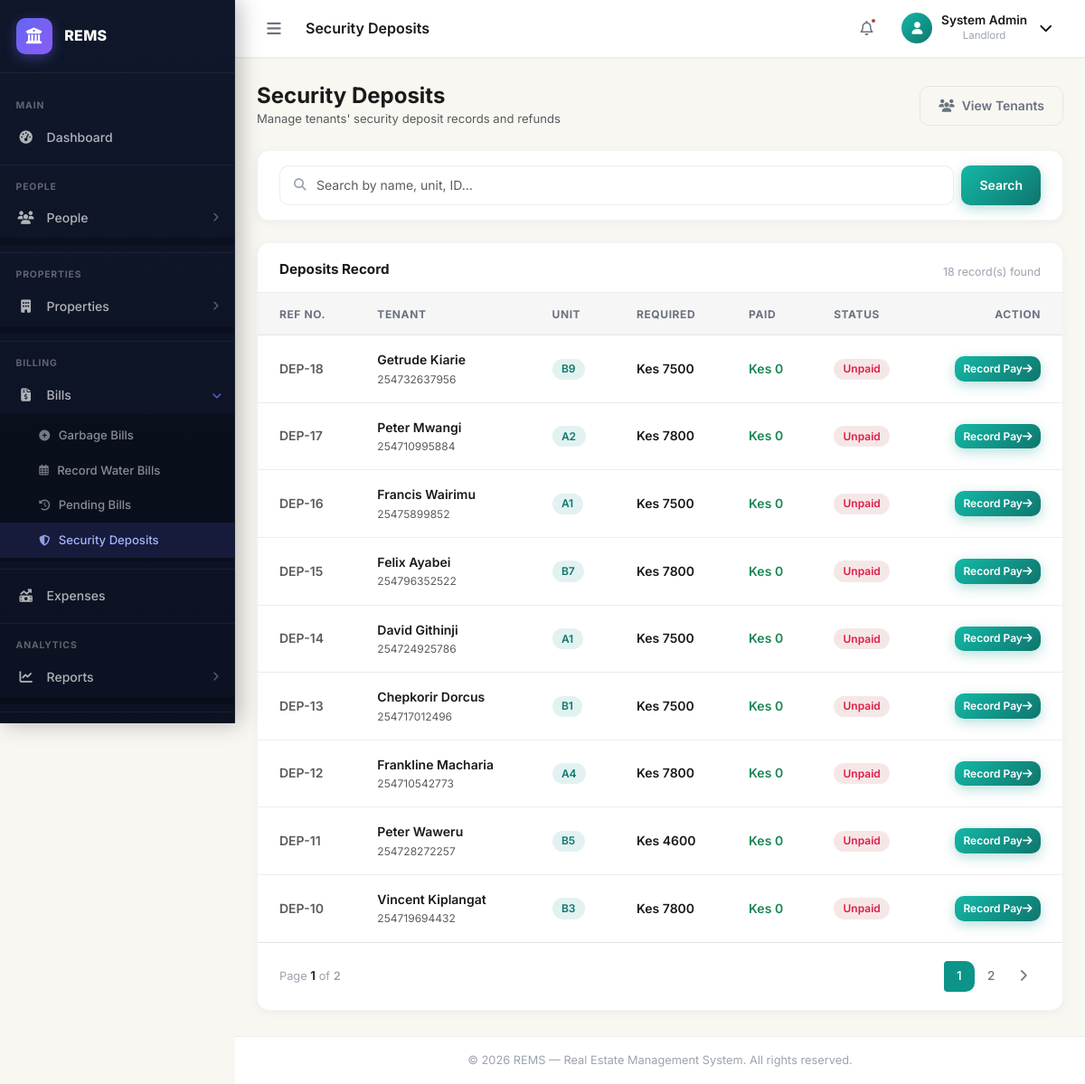
Page /payments/security-deposits/ (signed in) on the committed database.
### apps/users/models.py (models this page shows, shortened)
class User(AbstractUser, AbstractBaseModel):
    role = models.CharField(max_length=255, choices=UserRoles.choices(), default="Tenant")
    phone = models.CharField(max_length=255, blank=True, null=True)
    address = models.TextField(blank=True, null=True)
    city = models.CharField(max_length=255, blank=True, null=True)
    state = models.CharField(max_length=255, blank=True, null=True)
    zip_code = models.CharField(max_length=255, blank=True, null=True)
    country = models.CharField(max_length=255, blank=True, null=True)
    avatar = models.ImageField(upload_to="avatars/", blank=True, null=True)
    gender = models.CharField(max_length=255, blank=True, null=True)
    marital_status = models.CharField(max_length=255, blank=True, null=True)
    id_number = models.CharField(max_length=255, null=True, blank=True)
    firebase_uid = models.CharField(max_length=255, null=True, blank=True)
    profile_picture = models.URLField(max_length=255, null=True, blank=True)

### apps/payments/models.py (models this page shows, shortened)
class SecurityDeposit(AbstractBaseModel):
    unit = models.ForeignKey("properties.PropertyUnit", on_delete=models.SET_NULL, null=True, blank=True)
    tenant = models.ForeignKey("tenants.Tenant", on_delete=models.SET_NULL, null=True, blank=True)
    amount_expected = models.DecimalField(max_digits=10, decimal_places=2)
    amount_paid = models.DecimalField(max_digits=10, decimal_places=2, default=Decimal("0.00"))
    status = models.CharField(max_length=255, choices=PaymentStatuses.choices(), default=PaymentStatuses.PENDING.value)
    fully_paid = models.BooleanField(default=False)

### apps/tenants/models.py (models this page shows, shortened)
class Tenant(AbstractBaseModel):
    user = models.OneToOneField("users.User", on_delete=models.CASCADE)
    lease_date = models.DateField(null=True)
    move_in_date = models.DateField(null=True)
    status = models.CharField(max_length=255, default="Active")
    occupation = models.CharField(max_length=255, null=True, blank=True)
    lease_duration = models.CharField(max_length=255, null=True, blank=True)
    renews_every = models.CharField(max_length=255, null=True, blank=True)

### apps/properties/models.py (models this page shows, shortened)
class PropertyUnit(AbstractBaseModel):
    property = models.ForeignKey(Property, on_delete=models.CASCADE, related_name="propertyunits")
    name = models.CharField(max_length=255)
    rent = models.DecimalField(max_digits=10, decimal_places=2, default=Decimal("0.00"))
    is_occupied = models.BooleanField(default=False)
    floor = models.CharField(max_length=255, null=True, blank=True, default="1")  # models.PositiveIntegerField(default=1)
    unit_type = models.CharField(max_length=255, null=True, blank=True)
    tenant = models.OneToOneField("tenants.Tenant", on_delete=models.SET_NULL, null=True, blank=True, related_name="tenantunit")
    status = models.CharField(max_length=255, null=True, blank=True)
    security_deposit = models.DecimalField(max_digits=10, decimal_places=2, default=Decimal("0.00"))
    water_meter_number = models.CharField(max_length=255, null=True, blank=True)
    electricity_meter_number = models.CharField(max_length=255, null=True, blank=True)
    water_price = models.DecimalField(max_digits=10, decimal_places=2, default=Decimal("200.00"))

### apps/payments/views.py (the view)
# urls.py: path("security-deposits/", SecurityDepositsView.as_view(), name="security-deposits"),
class SecurityDepositsView(ListView):
    model = SecurityDeposit
    template_name = "security_deposits/security_deposits.html"
    context_object_name = "security_deposits"
    paginate_by = 9
    def get_queryset(self):
        queryset = super().get_queryset()
        search_query = self.request.GET.get("search", "")
        if search_query:
            queryset = queryset.filter(
                Q(id__icontains=search_query)
                | Q(tenant__user__first_name__icontains=search_query)
                | Q(unit__name__icontains=search_query)
            )
        return queryset.order_by("-created_at")
    def get_context_data(self, **kwargs):
        context = super().get_context_data(**kwargs)
        context["search_query"] = self.request.GET.get("search", "")
        context["payment_methods"] = PaymentMethods.choices()
        return context

### apps/core/constants.py (called while the page is built)
    @classmethod
    def choices(cls):
        return [(key.value, key.name) for key in cls]

### templates/security_deposits/security_deposits.html (shortened to what this page needs)
{% extends "base.html" %}
{% load static %}
{% block page_title %}Security Deposits{% endblock %}
{% block content %}
<div class="d-flex align-items-center justify-content-between mb-4 flex-wrap gap-2">
    <div>
        <h1 class="fs-4 fw-bold mb-0">Security Deposits</h1>
        <p class="text-muted mb-0" style="font-size:.82rem">Manage tenants' security deposit records and refunds</p>
    </div>
    <a href="{% url 'tenants' %}" class="rems-btn rems-btn--ghost">
        <i class="fa-solid fa-users me-2"></i> View Tenants
    </a>
</div>
<div class="rems-card mb-4">
    <div class="rems-card__body py-3">
        <form method="GET" class="d-flex gap-2 flex-wrap">
            <div class="search-wrap flex-grow-1">
                <i class="fa-solid fa-magnifying-glass search-icon"></i>
                <input type="text" name="search" value="{{ search_query }}" class="form-control search-input" placeholder="Search by name, unit, ID…">
            </div>
            <button type="submit" class="rems-btn rems-btn--primary">Search</button>
        </form>
    </div>
</div>
<div class="rems-card">
    <div class="rems-card__header">
        <h5 class="rems-card__title">Deposits Record</h5>
        <p class="rems-card__subtitle">{{ page_obj.paginator.count }} record(s) found</p>
    </div>
    <div class="table-responsive">
        <table class="rems-table">
            <thead>
                <tr>
                    <th>Ref No.</th>
                    <th>Tenant</th>
                    <th>Unit</th>
                    <th>Required</th>
                    <th>Paid</th>
                    <th>Status</th>
                    <th class="text-end">Action</th>
                </tr>
            </thead>
            <tbody>
                {% for deposit in security_deposits %}
                <tr>
                    <td class="text-muted fw-600">DEP-{{ deposit.id }}</td>
                    <td>
                        <div class="fw-600">{{ deposit.tenant.user.first_name }} {{ deposit.tenant.user.last_name }}</div>
                        <div class="text-muted" style="font-size:.75rem;">{{ deposit.tenant.user.phone|default:"—" }}</div>
                    </td>
                    <td><span class="rems-badge rems-badge--blue">{{ deposit.unit.name }}</span></td>
                    <td class="fw-600">Kes {{ deposit.amount_expected|floatformat:0 }}</td>
                    <td class="text-success fw-600">Kes {{ deposit.amount_paid|floatformat:0 }}</td>
                    <td>
                        {% if deposit.fully_paid %}
                            <span class="rems-badge rems-badge--green">Fully Paid</span>
                        {% elif deposit.amount_paid > 0 %}
                            <span class="rems-badge rems-badge--amber">Partially Paid</span>
                        {% else %}
                            <span class="rems-badge rems-badge--red">Unpaid</span>
                        {% endif %}
                    </td>
                    <td class="text-end">
                        {% if not deposit.fully_paid %}
                        <a href="{% url 'pay-security-deposit' %}?security_deposit_id={{ deposit.id }}" class="rems-btn rems-btn--primary" style="padding:.3rem .6rem; font-size:.75rem;">
                            Record Pay <i class="fa-solid fa-arrow-right list-icon"></i>
                        </a>
                        {% else %}
                        <span class="rems-badge rems-badge--green"><i class="fa-solid fa-check me-1"></i> Settled</span>
                        {% endif %}
                    </td>
                </tr>
                {% endfor %}
            </tbody>
        </table>
    </div>
    {% if page_obj.has_other_pages %}
    <div class="rems-card__body border-top">
        {% include "partials/pagination.html" with page_obj=page_obj %}
    </div>
    {% endif %}
</div>
{% endblock %}

### templates/base.html (shortened to what this page needs)
{% load static %}
<!DOCTYPE html>
<html lang="en">
<head>
    <link rel="stylesheet" href="https://cdn.jsdelivr.net/npm/bootstrap@5.3.3/dist/css/bootstrap.min.css">
    <link rel="stylesheet" href="https://cdnjs.cloudflare.com/ajax/libs/font-awesome/6.5.0/css/all.min.css">
    <link rel="stylesheet" href="{% static 'css/main.css' %}">
    <link rel="stylesheet" href="{% static 'css/sidebar.css' %}">
</head>
<body class="{% block body_class %}{% endblock %}">
{% if user.is_authenticated %}
<div class="rems-wrapper" id="remsWrapper">
    {% if request.user.role == "Caretaker" or request.user.role == "House Manager" %}
        {% include "includes/caretaker_sidebar.html" %}
    {% else %}
        {% include "includes/sidebar.html" %}
    {% endif %}
    <div class="rems-main" id="remsMain">
        <header class="rems-topbar">
            <div class="topbar-left">
                <button class="sidebar-toggle-btn" id="sidebarToggleBtn" title="Toggle Sidebar">
                    <i class="fa-solid fa-bars"></i>
                </button>
                <div class="breadcrumb-area d-none d-lg-flex">
                    <span class="page-title">{% block page_title %}Dashboard{% endblock %}</span>
                </div>
            </div>
            <div class="topbar-right">
                <button class="topbar-icon-btn d-none d-md-flex" title="Notifications">
                    <i class="fa-regular fa-bell"></i>
                    <span class="badge-dot"></span>
                </button>
                <div class="topbar-user dropdown">
                    <button class="user-avatar-btn dropdown-toggle" data-bs-toggle="dropdown" id="userDropdown" title="Account">
                        <div class="user-avatar user-avatar--mobile">
                            <i class="fa-solid fa-user d-none d-md-inline"></i>
                        </div>
                        <div class="user-info d-none d-md-block">
                            <span class="user-name">{{ user.get_full_name|default:user.username }}</span>
                            <span class="user-role">{{ user.role|default:"Administrator" }}</span>
                        </div>
                        <i class="fa-solid fa-chevron-down ms-1 d-none d-md-inline"></i>
                    </button>
                </div>
            </div>
        </header>
        <main class="rems-content">
            {% block content %}{% endblock %}
        </main>
        <footer class="rems-footer">
            <span>&copy; {% now "Y" %} REMS &mdash; Real Estate Management System. All rights reserved.</span>
        </footer>
    </div>
</div>
{% else %}
<div class="auth-layout">
    {% block auth_content %}{% endblock %}
</div>
{% endif %}
</body>
</html>

### rows in the picture
User: get_full_name "System Admin", role "Landlord"
SecurityDeposit: id "18", tenant.user.first_name "Getrude", tenant.user.last_name "Kiarie", tenant.user.phone "254732637956", unit.name "B9", amount_expected "7500", amount_paid "0", fully_paid "Unpaid"
SecurityDeposit: id "17", tenant.user.first_name "Peter", tenant.user.last_name "Mwangi", tenant.user.phone "254710995884", unit.name "A2", amount_expected "7800", amount_paid "0", fully_paid "Unpaid"
SecurityDeposit: id "16", tenant.user.first_name "Francis", tenant.user.last_name "Wairimu", tenant.user.phone "25475899852", unit.name "A1", amount_expected "7500", amount_paid "0", fully_paid "Unpaid"
SecurityDeposit: id "15", tenant.user.first_name "Felix", tenant.user.last_name "Ayabei", tenant.user.phone "254796352522", unit.name "B7", amount_expected "7800", amount_paid "0", fully_paid "Unpaid"
SecurityDeposit: id "14", tenant.user.first_name "David", tenant.user.last_name "Githinji", tenant.user.phone "254724925786", unit.name "A1", amount_expected "7500", amount_paid "0", fully_paid "Unpaid"
SecurityDeposit: id "13", tenant.user.first_name "Chepkorir", tenant.user.last_name "Dorcus", tenant.user.phone "254717012496", unit.name "B1", amount_expected "7500", amount_paid "0", fully_paid "Unpaid"
SecurityDeposit: id "12", tenant.user.first_name "Frankline", tenant.user.last_name "Macharia", tenant.user.phone "254710542773", unit.name "A4", amount_expected "7800", amount_paid "0", fully_paid "Unpaid"
SecurityDeposit: id "11", tenant.user.first_name "Peter", tenant.user.last_name "Waweru", tenant.user.phone "254728272257", unit.name "B5", amount_expected "4600", amount_paid "0", fully_paid "Unpaid"
SecurityDeposit: id "10", tenant.user.first_name "Vincent", tenant.user.last_name "Kiplangat", tenant.user.phone "254719694432", unit.name "B3", amount_expected "7800", amount_paid "0", fully_paid "Unpaid"

### other values in the picture
{{ page_obj.paginator.count }} "18"
{{ page_obj.number }} "1"
{{ page_obj.paginator.num_pages }} "2"
{{ num }} "1"
{{ num }} "2"
